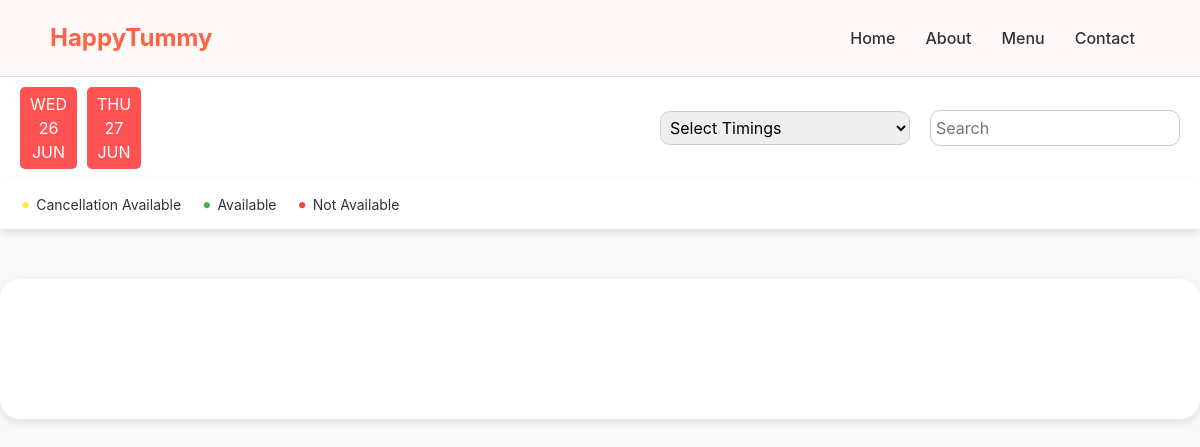
Page //status/ on the earlier database version.
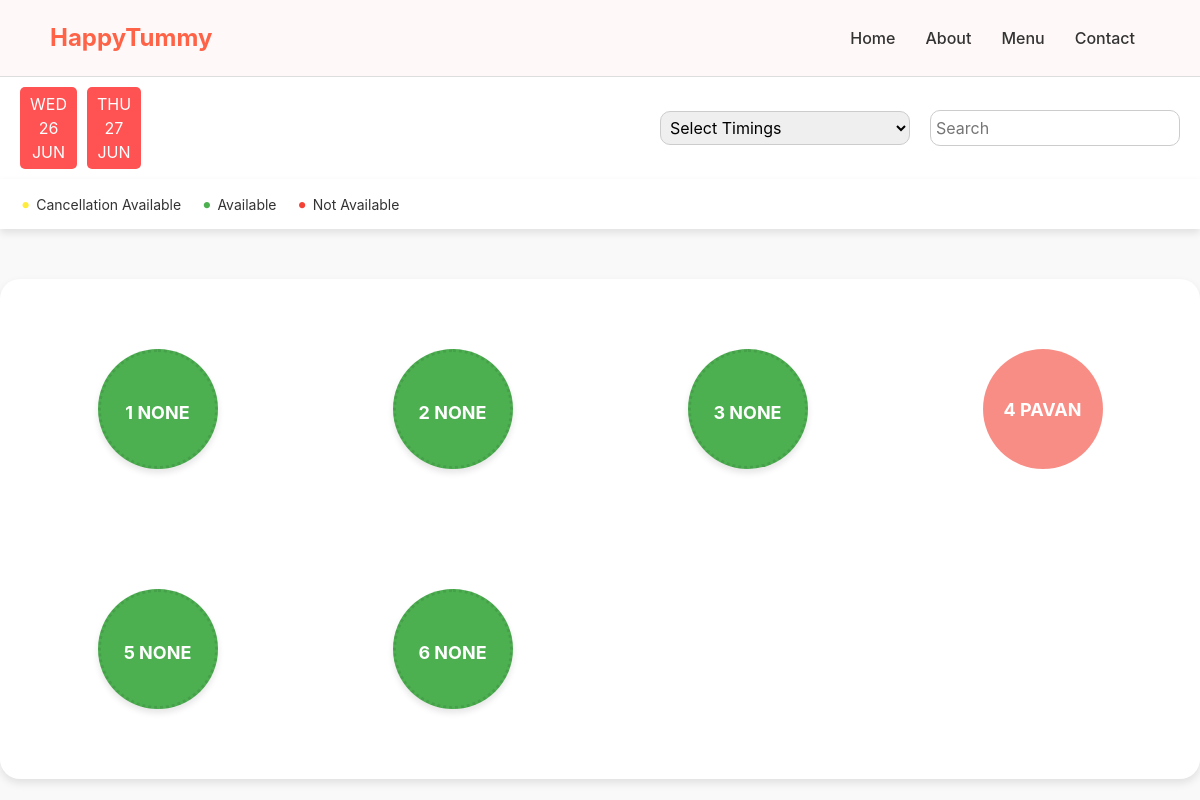
Same page on the later database version.
### Bookings/models.py (models this page shows, shortened)
class Reservations(models.Model):
    date = models.DateField()
    table_number = models.CharField(max_length=30)
    lunch_or_dinner = models.CharField(max_length=10, choices=[('Lunch', 'Lunch'), ('Dinner', 'Dinner')], blank=True, null=True)
    name = models.CharField(max_length=100, blank=True, null=True)
    email = models.EmailField(blank=True, null=True)
    reserved = models.BooleanField(default=False)

### Bookings/views.py (the view)
# urls.py: path('/status/', views.status_table, name = 'status'),
def status_table(request):
    reservations = Reservations.objects.all()
    context = {
        'tables' : reservations,
        'show_booknow' : True
    }
    return render(request, 'Bookings/status_table.html', context)

### Bookings/templates/Bookings/status_table.html (shortened to what this page needs)
{% extends "Bookings/base.html" %}
{% load static %}
{% block status_table %}
<nav class="navb">
    <div class="nav-date">
        <div class="date-box">
            <span class="day">WED</span>
            <span class="date">26</span>
            <span class="month">JUN</span>
        </div>
        <div class="date-box">
            <span class="day">THU</span>
            <span class="date">27</span>
            <span class="month">JUN</span>
        </div>
    </div>
    <div class="nav-controls">
        <div class="nav-control">
            <select>
                <option>Select Timings</option>
            </select>
        </div>
        <div class="nav-control">
            <input type="text" placeholder="Search">
        </div>
    </div>
</nav>
<div class="nav-footer">
    <span class="indicator cancellation">Cancellation Available</span>
    <span class="indicator available">Available</span>
    <span class="indicator fast-filling">Not Available</span>
</div>
<div class="container">
    <div class="table-container">
        {% for table in tables %}
            <button class="{% if not table.reserved %}table-status-available{% else %}table-status-not-available{% endif %}">
                {{ table.table_number }}
                {{ table.name }}
            </button>
        {% endfor %}
    </div>
</div>
{% endblock status_table %}

Differences in the rows shown:
added Reservations: table_number "1", name "NONE"
added Reservations: table_number "2", name "NONE"
added Reservations: table_number "3", name "NONE"
added Reservations: table_number "4", name "PAVAN", reserved True (drawn)
added Reservations: table_number "5", name "NONE"
added Reservations: table_number "6", name "NONE"
